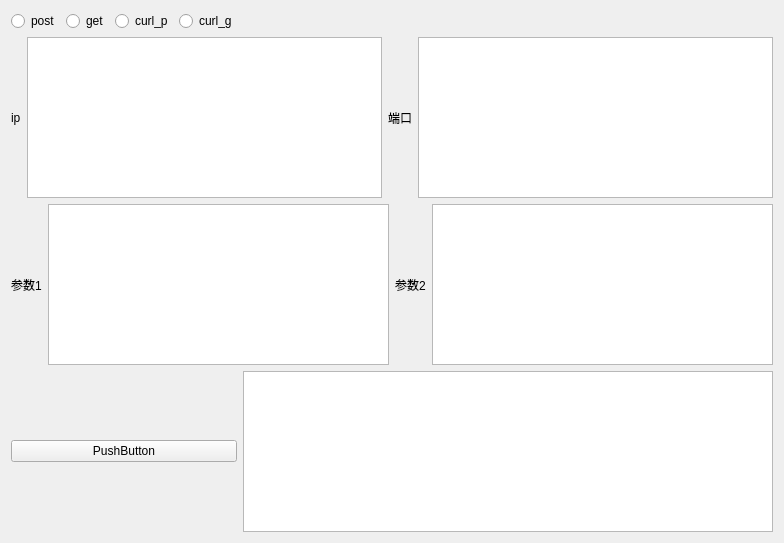
<?xml version="1.0" encoding="UTF-8"?>
<ui version="4.0">
 <class>QtHttpForC</class>
 <widget class="QWidget" name="QtHttpForC">
  <property name="geometry">
   <rect>
    <x>0</x>
    <y>0</y>
    <width>784</width>
    <height>543</height>
   </rect>
  </property>
  <property name="windowTitle">
   <string>Form</string>
  </property>
  <layout class="QGridLayout" name="gridLayout">
   <item row="0" column="0">
    <layout class="QHBoxLayout" name="horizontalLayout_3">
     <item>
      <widget class="QRadioButton" name="radioButton">
       <property name="text">
        <string>post</string>
       </property>
      </widget>
     </item>
     <item>
      <widget class="QRadioButton" name="radioButton_2">
       <property name="text">
        <string>get</string>
       </property>
      </widget>
     </item>
     <item>
      <widget class="QRadioButton" name="radioButton_curl_post">
       <property name="text">
        <string>curl_p</string>
       </property>
      </widget>
     </item>
     <item>
      <widget class="QRadioButton" name="radioButton_curl_get">
       <property name="text">
        <string>curl_g</string>
       </property>
      </widget>
     </item>
    </layout>
   </item>
   <item row="1" column="0" colspan="2">
    <layout class="QHBoxLayout" name="horizontalLayout">
     <item>
      <widget class="QLabel" name="label_2">
       <property name="text">
        <string>ip</string>
       </property>
      </widget>
     </item>
     <item>
      <widget class="QTextEdit" name="textEdit_addr"/>
     </item>
     <item>
      <widget class="QLabel" name="label">
       <property name="text">
        <string>端口</string>
       </property>
      </widget>
     </item>
     <item>
      <widget class="QTextEdit" name="textEdit_port"/>
     </item>
    </layout>
   </item>
   <item row="2" column="0" colspan="2">
    <layout class="QHBoxLayout" name="horizontalLayout_2">
     <item>
      <widget class="QLabel" name="label_3">
       <property name="text">
        <string>参数1</string>
       </property>
      </widget>
     </item>
     <item>
      <widget class="QTextEdit" name="textEdit_parm_1"/>
     </item>
     <item>
      <widget class="QLabel" name="label_4">
       <property name="text">
        <string>参数2</string>
       </property>
      </widget>
     </item>
     <item>
      <widget class="QTextEdit" name="textEdit_parm_2"/>
     </item>
    </layout>
   </item>
   <item row="3" column="1">
    <widget class="QTextEdit" name="textEdit_res"/>
   </item>
   <item row="3" column="0">
    <widget class="QPushButton" name="pushButton">
     <property name="text">
      <string>PushButton</string>
     </property>
    </widget>
   </item>
  </layout>
 </widget>
 <resources/>
 <connections/>
</ui>
